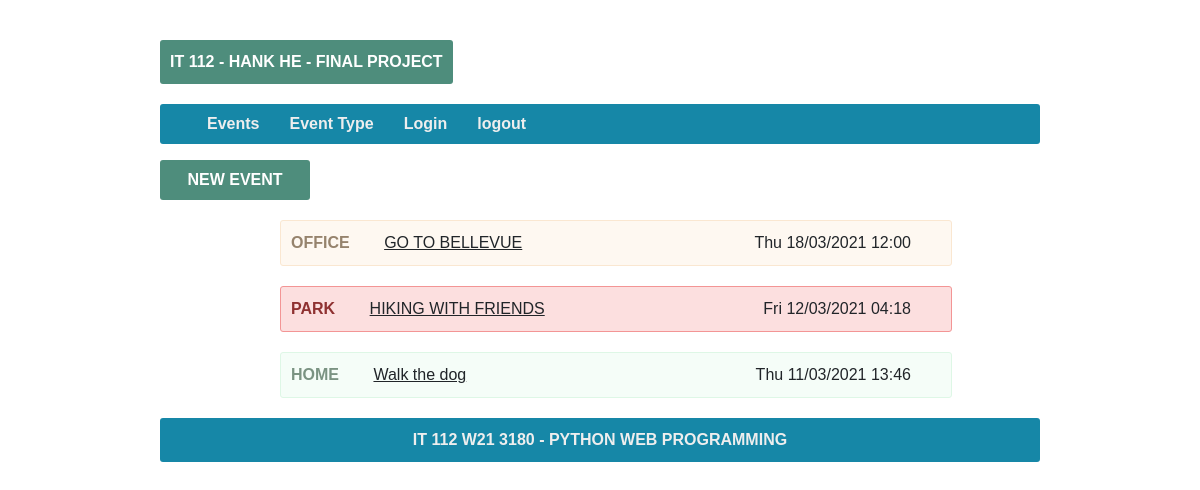
The page / on the database its author committed.
### toDoList/models.py (models this page shows, shortened)
class Event(models.Model):
    title = models.CharField(max_length=200)
    time = models.DateTimeField()
    description = models.TextField()
    eventType = models.ForeignKey(EventType, on_delete=models.CASCADE)
    createdByUser = models.ForeignKey(User, on_delete=models.CASCADE)
    createdTime = models.DateTimeField(auto_now_add=True)
    class Meta:
        db_table = 'Event'
        verbose_name_plural = 'Events'
        ordering = ["createdTime"]

class EventType(models.Model):
    name = models.CharField(max_length=200)
    color = models.CharField(max_length=200)
    createdTime = models.DateTimeField(auto_now_add=True)
    createdByUser = models.ForeignKey(User, on_delete=models.CASCADE)
    class Meta:
        db_table = 'EventType'
        verbose_name_plural = 'EventTypes'
        ordering = ["createdTime"]

### toDoList/views.py (the view)
# urls.py: path('', index, name='index'),
def index(request):
    try:
        msg = request.session.get("msg")
        if(msg != None):
            del request.session["msg"]
        eventlist = Event.objects.all()
        eventTypeCount = EventType.objects.count()
        return render(request, 'index.html', {"title": "Event List", "navs": navs, "eventlist": eventlist, "eventTypeCount": eventTypeCount, "msg": msg})
    except:
        return redirect('error')

### toDoList/templatetags/custom_filters.py (called while the page is built)
@register.filter(name='licss', is_safe=True)
def licss(value):
    rgb_tuple = hex_to_rgb(value)
    bgColor = "rgba(%s, %s, %s, 0.3)" % (
        rgb_tuple[0], rgb_tuple[1], rgb_tuple[2])
    style = "border-color: %s;background-color: %s;" % (value, bgColor)
    return style

@register.filter(name='typecss', is_safe=True)
def typecss(value):
    rgb_tuple = hex_to_rgb(value)
    return "color:rgb(%s,%s,%s)" % (deepColor(rgb_tuple[0]), deepColor(rgb_tuple[1]), deepColor(rgb_tuple[2]))

def hex_to_rgb(value):
    value = value.lstrip('#')
    lv = len(value)
    return tuple(int(value[i:i+lv//3], 16) for i in range(0, lv, lv//3))

def deepColor(value):
    value -= 100
    return value if value > 0 else 0

### toDoList/templates/index.html (shortened to what this page needs)
{% extends 'base.html' %}
{% load static %}
{% load custom_filters %}
{% block css %}
<link href={% static 'css/index.css' %} rel="stylesheet" type="text/css"/>
{% endblock %}
{% block content %}
<div>
    <p><a class="event-new" onclick="eventNew({{eventTypeCount}},'{% url 'eventsave' %}')">NEW EVENT</a></p>
    <ul id="event-ul">
        {% for event in eventlist %}
            <li class="event-li" style="{{ event.eventType.color | licss }}" onclick="detailpage('{% url 'eventsave' reqid=event.id %}')" onmouseleave="eventListMouseLeave(this)" onmouseover="eventListMouseOver(this,'{{event.eventType.color}}')">
                <span class="span-type" style="{{event.eventType.color | typecss}}">{{ event.eventType.name }}</span>
                <span class="event-title"> {{event.title}}</span>
                <span class="event-time">{{event.time | date:"D  d/m/Y H:i" }}</span>
            </li>
        {% empty %}
            <li class="event-empty">
            NONE OF DATA
            </li>
        {% endfor %}
    </ul>
</div>
{% endblock %}

### toDoList/static/css/base.css (style rules this page uses)
* { margin: 0px; padding: 0px; box-sizing: border-box; font-family: Arial, Helvetica, sans-serif; font-size: 16px; }
a { text-decoration: none; display: block; width: 100%; height: 100%; color: #eeeeee; line-height: 40px; border: none; font-weight: bolder; }

### toDoList/static/css/index.css (style rules this page uses)
ul#event-ul { width: 80%; margin: 20px auto; }
li.event-li { list-style: none; border: 1px solid; border-radius: 3px; padding: 10px 10px; margin: 20px 0px; cursor: pointer; }
span.span-type { font-weight: bolder; }
span.event-time { float: right; margin-right: 30px; }
span.event-title { margin-left: 30px; text-decoration: underline; }
a.event-new { color: white; background: #4e8d7c; padding: 0px 0px; display: inline-block; width: 150px; text-align: center; border-radius: 3px; cursor: pointer; }

### rows shown on the page
Event: eventType.name "OFFICE", title "GO TO BELLEVUE", time "Thu 18/03/2021 12:00"
Event: eventType.name "PARK", title "HIKING WITH FRIENDS", time "Fri 12/03/2021 04:18"
Event: eventType.name "HOME", title "Walk the dog", time "Thu 11/03/2021 13:46"

### other values the page prints
{{ nav.label }} "Events" "Event Type" "Login" "logout"
